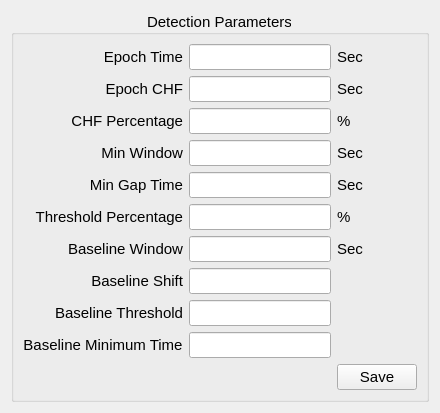
            <widget class="QWidget" name="MNI_tab">
             <attribute name="title">
              <string>MNI</string>
             </attribute>
             <layout class="QGridLayout" name="gridLayout_15">
              <item row="0" column="0">
               <widget class="QGroupBox" name="MNI_detection_groupbox">
                <property name="font">
                 <font>
                  <family>Arial</family>
                  <pointsize>11</pointsize>
                 </font>
                </property>
                <property name="title">
                 <string>Detection Parameters</string>
                </property>
                <property name="alignment">
                 <set>Qt::AlignCenter</set>
                </property>
                <layout class="QGridLayout" name="gridLayout_3">
                 <item row="0" column="3">
                  <widget class="QLabel" name="label_40">
                   <property name="text">
                    <string>Sec</string>
                   </property>
                   <property name="alignment">
                    <set>Qt::AlignLeading|Qt::AlignLeft|Qt::AlignVCenter</set>
                   </property>
                  </widget>
                 </item>
                 <item row="6" column="0">
                  <widget class="QLabel" name="label_37">
                   <property name="text">
                    <string>Baseline Window</string>
                   </property>
                   <property name="alignment">
                    <set>Qt::AlignRight|Qt::AlignTrailing|Qt::AlignVCenter</set>
                   </property>
                  </widget>
                 </item>
                 <item row="7" column="0">
                  <widget class="QLabel" name="label_71">
                   <property name="text">
                    <string>Baseline Shift</string>
                   </property>
                   <property name="alignment">
                    <set>Qt::AlignRight|Qt::AlignTrailing|Qt::AlignVCenter</set>
                   </property>
                  </widget>
                 </item>
                 <item row="8" column="0">
                  <widget class="QLabel" name="label_38">
                   <property name="text">
                    <string>Baseline Threshold</string>
                   </property>
                   <property name="alignment">
                    <set>Qt::AlignRight|Qt::AlignTrailing|Qt::AlignVCenter</set>
                   </property>
                  </widget>
                 </item>
                 <item row="6" column="3">
                  <widget class="QLabel" name="label_48">
                   <property name="text">
                    <string>Sec</string>
                   </property>
                   <property name="alignment">
                    <set>Qt::AlignLeading|Qt::AlignLeft|Qt::AlignVCenter</set>
                   </property>
                  </widget>
                 </item>
                 <item row="9" column="0">
                  <widget class="QLabel" name="label_36">
                   <property name="text">
                    <string>Baseline Minimum Time</string>
                   </property>
                   <property name="alignment">
                    <set>Qt::AlignCenter</set>
                   </property>
                  </widget>
                 </item>
                 <item row="8" column="3">
                  <widget class="QLabel" name="label_43">
                   <property name="text">
                    <string/>
                   </property>
                   <property name="alignment">
                    <set>Qt::AlignCenter</set>
                   </property>
                  </widget>
                 </item>
                 <item row="2" column="0">
                  <widget class="QLabel" name="label_33">
                   <property name="text">
                    <string>CHF Percentage</string>
                   </property>
                   <property name="alignment">
                    <set>Qt::AlignRight|Qt::AlignTrailing|Qt::AlignVCenter</set>
                   </property>
                  </widget>
                 </item>
                 <item row="5" column="3">
                  <widget class="QLabel" name="label_47">
                   <property name="text">
                    <string>%</string>
                   </property>
                   <property name="alignment">
                    <set>Qt::AlignLeading|Qt::AlignLeft|Qt::AlignVCenter</set>
                   </property>
                  </widget>
                 </item>
                 <item row="1" column="3">
                  <widget class="QLabel" name="label_39">
                   <property name="text">
                    <string>Sec</string>
                   </property>
                   <property name="alignment">
                    <set>Qt::AlignLeading|Qt::AlignLeft|Qt::AlignVCenter</set>
                   </property>
                  </widget>
                 </item>
                 <item row="1" column="0">
                  <widget class="QLabel" name="label_30">
                   <property name="text">
                    <string>Epoch CHF</string>
                   </property>
                   <property name="alignment">
                    <set>Qt::AlignRight|Qt::AlignTrailing|Qt::AlignVCenter</set>
                   </property>
                  </widget>
                 </item>
                 <item row="4" column="0">
                  <widget class="QLabel" name="label_32">
                   <property name="text">
                    <string>Min Gap Time</string>
                   </property>
                   <property name="alignment">
                    <set>Qt::AlignRight|Qt::AlignTrailing|Qt::AlignVCenter</set>
                   </property>
                  </widget>
                 </item>
                 <item row="2" column="3">
                  <widget class="QLabel" name="label_35">
                   <property name="text">
                    <string>%</string>
                   </property>
                   <property name="alignment">
                    <set>Qt::AlignLeading|Qt::AlignLeft|Qt::AlignVCenter</set>
                   </property>
                  </widget>
                 </item>
                 <item row="0" column="0">
                  <widget class="QLabel" name="label_29">
                   <property name="text">
                    <string>Epoch Time</string>
                   </property>
                   <property name="alignment">
                    <set>Qt::AlignRight|Qt::AlignTrailing|Qt::AlignVCenter</set>
                   </property>
                  </widget>
                 </item>
                 <item row="4" column="3">
                  <widget class="QLabel" name="label_41">
                   <property name="text">
                    <string>Sec</string>
                   </property>
                   <property name="alignment">
                    <set>Qt::AlignLeading|Qt::AlignLeft|Qt::AlignVCenter</set>
                   </property>
                  </widget>
                 </item>
                 <item row="3" column="3">
                  <widget class="QLabel" name="label_42">
                   <property name="text">
                    <string>Sec</string>
                   </property>
                   <property name="alignment">
                    <set>Qt::AlignLeading|Qt::AlignLeft|Qt::AlignVCenter</set>
                   </property>
                  </widget>
                 </item>
                 <item row="3" column="0">
                  <widget class="QLabel" name="label_34">
                   <property name="text">
                    <string>Min Window</string>
                   </property>
                   <property name="alignment">
                    <set>Qt::AlignRight|Qt::AlignTrailing|Qt::AlignVCenter</set>
                   </property>
                  </widget>
                 </item>
                 <item row="5" column="0">
                  <widget class="QLabel" name="label_31">
                   <property name="text">
                    <string>Threshold Percentage</string>
                   </property>
                   <property name="alignment">
                    <set>Qt::AlignRight|Qt::AlignTrailing|Qt::AlignVCenter</set>
                   </property>
                  </widget>
                 </item>
                 <item row="7" column="2">
                  <widget class="QLineEdit" name="mni_baseline_shift_input"/>
                 </item>
                 <item row="6" column="2">
                  <widget class="QLineEdit" name="mni_baseline_window_input"/>
                 </item>
                 <item row="5" column="2">
                  <widget class="QLineEdit" name="mni_threshold_percentage_input"/>
                 </item>
                 <item row="4" column="2">
                  <widget class="QLineEdit" name="mni_min_gap_time_input"/>
                 </item>
                 <item row="3" column="2">
                  <widget class="QLineEdit" name="mni_min_window_input"/>
                 </item>
                 <item row="2" column="2">
                  <widget class="QLineEdit" name="mni_chf_percentage_input"/>
                 </item>
                 <item row="1" column="2">
                  <widget class="QLineEdit" name="mni_epoch_chf_input"/>
                 </item>
                 <item row="0" column="2">
                  <widget class="QLineEdit" name="mni_epoch_time_input"/>
                 </item>
                 <item row="8" column="2">
                  <widget class="QLineEdit" name="mni_baseline_threshold_input"/>
                 </item>
                 <item row="9" column="2">
                  <widget class="QLineEdit" name="mni_baseline_min_time_input"/>
                 </item>
                 <item row="10" column="3">
                  <widget class="QPushButton" name="MNI_save_button">
                   <property name="text">
                    <string>Save</string>
                   </property>
                  </widget>
                 </item>
                </layout>
               </widget>
              </item>
             </layout>
            </widget>
